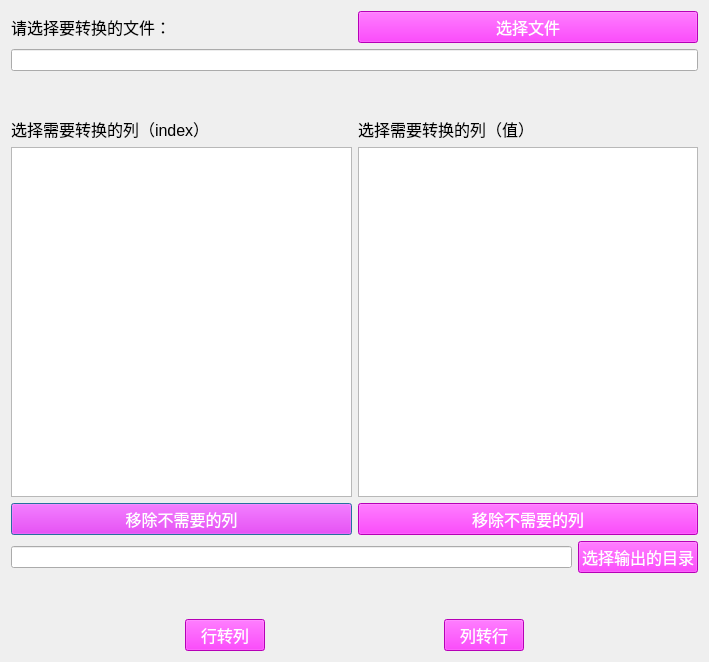
<?xml version="1.0" encoding="UTF-8"?>
<ui version="4.0">
 <class>Excelinx2col</class>
 <widget class="QDialog" name="Excelinx2col">
  <property name="geometry">
   <rect>
    <x>0</x>
    <y>0</y>
    <width>709</width>
    <height>662</height>
   </rect>
  </property>
  <property name="windowTitle">
   <string>Excel行列转换</string>
  </property>
  <property name="styleSheet">
   <string notr="true">* {
  font-size: 16px;
}</string>
  </property>
  <layout class="QGridLayout" name="gridLayout" rowstretch="0,0,0,8,0,0,0" rowminimumheight="0,0,0,0,0,0,0">
   <item row="3" column="0">
    <layout class="QHBoxLayout" name="horizontalLayout_2">
     <item>
      <layout class="QVBoxLayout" name="verticalLayout">
       <item>
        <widget class="QLabel" name="label_2">
         <property name="text">
          <string>选择需要转换的列（index）</string>
         </property>
        </widget>
       </item>
       <item>
        <widget class="QListWidget" name="listWidget_inx"/>
       </item>
       <item>
        <widget class="QPushButton" name="pushButton_remove_inx">
         <property name="styleSheet">
          <string notr="true">background-color: rgb(255, 0, 255);
color: rgb(255, 255, 255);</string>
         </property>
         <property name="text">
          <string>移除不需要的列</string>
         </property>
        </widget>
       </item>
      </layout>
     </item>
     <item>
      <layout class="QVBoxLayout" name="verticalLayout_2">
       <item>
        <widget class="QLabel" name="label_3">
         <property name="text">
          <string>选择需要转换的列（值）</string>
         </property>
        </widget>
       </item>
       <item>
        <widget class="QListWidget" name="listWidget_value"/>
       </item>
       <item>
        <widget class="QPushButton" name="pushButton_remove_col">
         <property name="styleSheet">
          <string notr="true">background-color: rgb(255, 0, 255);
color: rgb(255, 255, 255);</string>
         </property>
         <property name="text">
          <string>移除不需要的列</string>
         </property>
        </widget>
       </item>
      </layout>
     </item>
    </layout>
   </item>
   <item row="6" column="0">
    <layout class="QHBoxLayout" name="horizontalLayout_5">
     <item>
      <spacer name="horizontalSpacer_2">
       <property name="orientation">
        <enum>Qt::Horizontal</enum>
       </property>
       <property name="sizeHint" stdset="0">
        <size>
         <width>40</width>
         <height>20</height>
        </size>
       </property>
      </spacer>
     </item>
     <item>
      <widget class="QPushButton" name="pushButton_do_inx2col">
       <property name="styleSheet">
        <string notr="true">background-color: rgb(255, 0, 255);
color: rgb(255, 255, 255);</string>
       </property>
       <property name="text">
        <string>行转列</string>
       </property>
      </widget>
     </item>
     <item>
      <spacer name="horizontalSpacer">
       <property name="orientation">
        <enum>Qt::Horizontal</enum>
       </property>
       <property name="sizeHint" stdset="0">
        <size>
         <width>40</width>
         <height>20</height>
        </size>
       </property>
      </spacer>
     </item>
     <item>
      <widget class="QPushButton" name="pushButton_do_col2inx">
       <property name="styleSheet">
        <string notr="true">background-color: rgb(255, 0, 255);
color: rgb(255, 255, 255);</string>
       </property>
       <property name="text">
        <string>列转行</string>
       </property>
      </widget>
     </item>
     <item>
      <spacer name="horizontalSpacer_3">
       <property name="orientation">
        <enum>Qt::Horizontal</enum>
       </property>
       <property name="sizeHint" stdset="0">
        <size>
         <width>40</width>
         <height>20</height>
        </size>
       </property>
      </spacer>
     </item>
    </layout>
   </item>
   <item row="2" column="0">
    <spacer name="verticalSpacer">
     <property name="orientation">
      <enum>Qt::Vertical</enum>
     </property>
     <property name="sizeHint" stdset="0">
      <size>
       <width>20</width>
       <height>40</height>
      </size>
     </property>
    </spacer>
   </item>
   <item row="4" column="0">
    <layout class="QHBoxLayout" name="horizontalLayout_3">
     <item>
      <widget class="QLineEdit" name="lineEdit_output_dir">
       <property name="styleSheet">
        <string notr="true">* {
  font-size:10px;
}</string>
       </property>
      </widget>
     </item>
     <item>
      <widget class="QPushButton" name="pushButton_choose_dir">
       <property name="whatsThis">
        <string>&lt;html&gt;&lt;head/&gt;&lt;body&gt;&lt;p&gt;background-color: rgb(255, 0, 255);&lt;/p&gt;&lt;p&gt;color: rgb(255, 255, 255);&lt;/p&gt;&lt;/body&gt;&lt;/html&gt;</string>
       </property>
       <property name="styleSheet">
        <string notr="true">background-color: rgb(255, 0, 255);
color: rgb(255, 255, 255);</string>
       </property>
       <property name="text">
        <string>选择输出的目录</string>
       </property>
      </widget>
     </item>
    </layout>
   </item>
   <item row="5" column="0">
    <spacer name="verticalSpacer_3">
     <property name="orientation">
      <enum>Qt::Vertical</enum>
     </property>
     <property name="sizeHint" stdset="0">
      <size>
       <width>20</width>
       <height>40</height>
      </size>
     </property>
    </spacer>
   </item>
   <item row="0" column="0">
    <layout class="QHBoxLayout" name="horizontalLayout">
     <item>
      <widget class="QLabel" name="label">
       <property name="styleSheet">
        <string notr="true"/>
       </property>
       <property name="text">
        <string>请选择要转换的文件：</string>
       </property>
      </widget>
     </item>
     <item>
      <widget class="QPushButton" name="pushButton_choose_excel">
       <property name="styleSheet">
        <string notr="true">background-color: rgb(255, 0, 255);
color: rgb(255, 255, 255);</string>
       </property>
       <property name="text">
        <string>选择文件</string>
       </property>
      </widget>
     </item>
    </layout>
   </item>
   <item row="1" column="0">
    <widget class="QLineEdit" name="lineEdit_excel_path">
     <property name="styleSheet">
      <string notr="true">* {
  font-size:10px;
}</string>
     </property>
    </widget>
   </item>
  </layout>
  <zorder>lineEdit_excel_path</zorder>
  <zorder></zorder>
  <zorder></zorder>
  <zorder>verticalSpacer</zorder>
  <zorder>verticalSpacer_3</zorder>
 </widget>
 <resources/>
 <connections/>
</ui>
